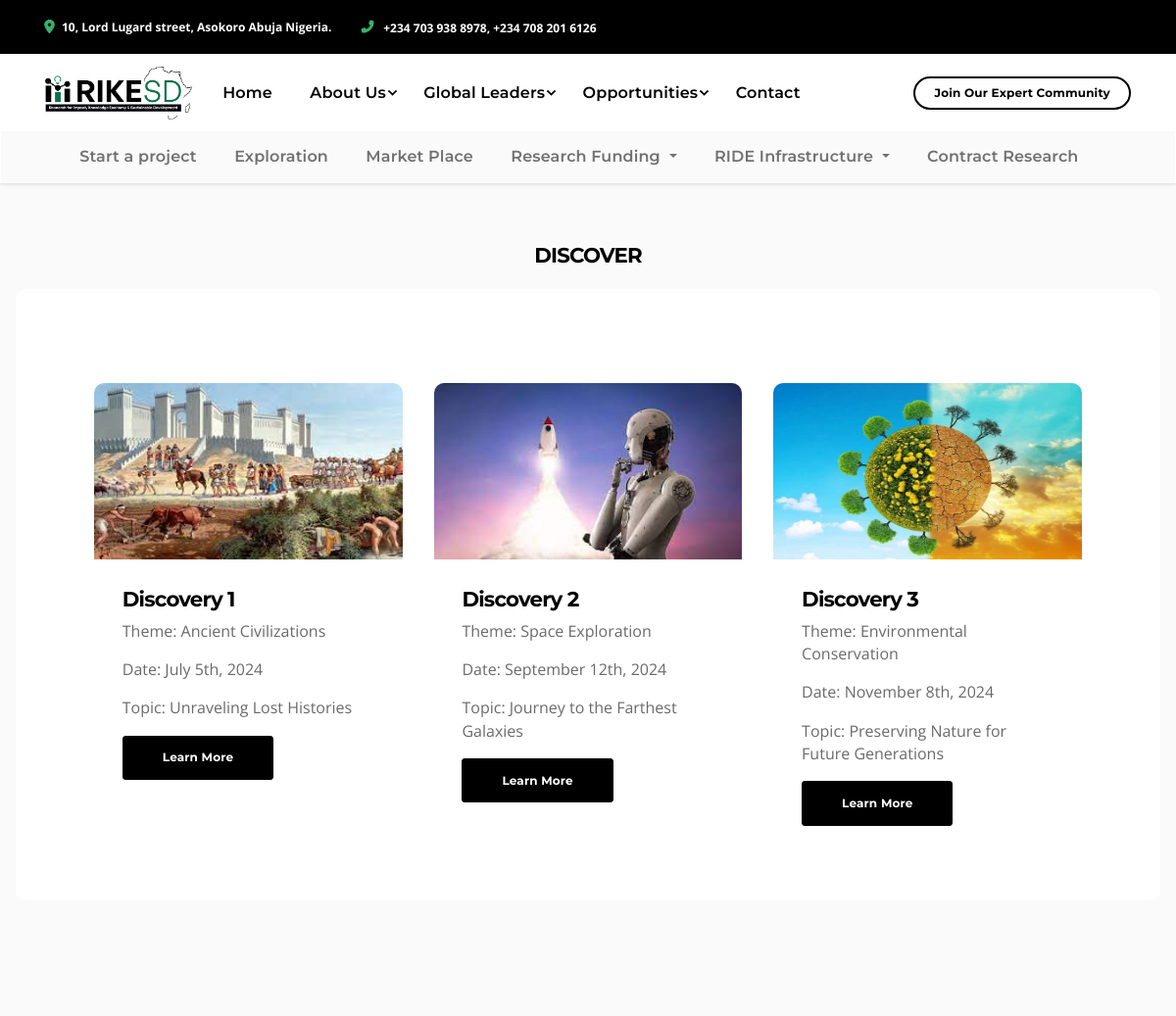
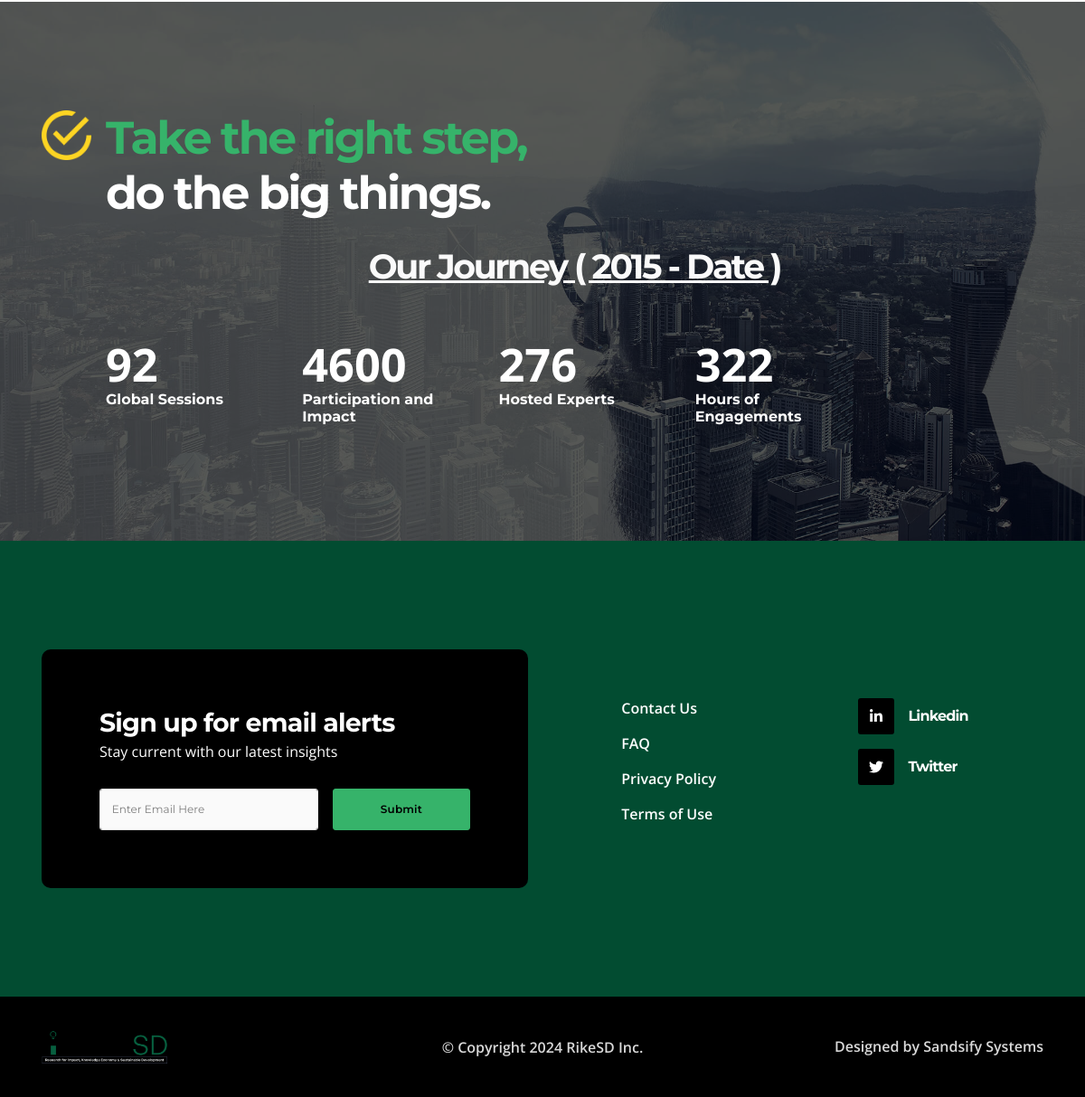
The app's page /pages/discover.php with its own data (2 pictures, top to bottom).
### tables this page shows
CREATE TABLE `services` (
  `id` int(11) NOT NULL,
  `item` varchar(255) DEFAULT NULL,
  `class_name` varchar(50) NOT NULL,
  `page` varchar(50) NOT NULL,
  `description` text NOT NULL,
  `category` int(11) NOT NULL,
  `sub_category` int(11) NOT NULL,
  `has_sub` int(11) DEFAULT 1,
  `created_at` timestamp NOT NULL DEFAULT current_timestamp(),
  `deleted` tinyint(1) DEFAULT 0
);

CREATE TABLE `discoveries` (
  `id` int(11) NOT NULL,
  `discovery_name` varchar(100) NOT NULL,
  `theme` varchar(100) NOT NULL,
  `image_url` varchar(100) NOT NULL,
  `date` date NOT NULL,
  `topic` varchar(100) NOT NULL,
  `deleted` int(11) NOT NULL
);

### private/functions.php (called while the page is built, shortened)
<?php
function url_for_root($script_path) {
  if($script_path[0] != '/') {
    $script_path = "/" . $script_path;
  }
  return WWW_PATH . $script_path;
}
?>

### private/classes/Services.class.php (called while the page is built, shortened)
<?php
class Services extends DatabaseObject
{
    protected static $table_name = "services";
    public static function find_by_category($options=[])
    {
        $category = $options['category'] ?? '';
        $sub_category = $options['sub_category'] ?? '';
        $sql = "SELECT * FROM " . static::$table_name . " ";
        $sql .= "WHERE (deleted IS NULL OR deleted = 0 OR deleted = '') ";
        if ($category) {
          $sql .= " AND category='" . self::$database->escape_string($category) . "'";
        }
        if (isset($sub_category)) {
            $sql .= " AND sub_category='" . self::$database->escape_string($sub_category) . "'";
          }
        $sql .= " ORDER BY id ASC ";
        $obj_array = static::find_by_sql($sql);
        return $obj_array;
    }
}

### private/classes/DatabaseObject.class.php (called while the page is built, shortened)
<?php
class DatabaseObject
{
  static protected $database;
  static protected $table_name = "";
  static public function set_database($database)
  {
    self::$database = $database;
  }
  static public function find_by_sql($sql)
  {
    $result = self::$database->query($sql);
    $object_array = [];
    while ($record = $result->fetch_assoc()) {
      $object_array[] = static::instantiate($record);
    }
    return $object_array;
  }
  static protected function instantiate($record)
  {
    $object = new static;
    foreach ($record as $property => $value) {
      if (property_exists($object, $property)) {
        $object->$property = $value;
      }
    }
    return $object;
  }
  static public function find_by_undeleted($options = [])
  {
    $order = $options['order'] ?? '';
    $sql = "SELECT * FROM " . static::$table_name . " ";
    $sql .= " WHERE (deleted IS NULL OR deleted = 0 OR deleted = '') ";
    if ($order) {
      $sql .= " ORDER BY id " . self::$database->escape_string($order) . " ";
    } else {
      $sql .= " ORDER BY id ASC ";
    }
    return static::find_by_sql($sql);
  }
}
?>

### pages/discover.php (the view, shortened to what this page needs)
<?php require_once('../private/initialize.php');
$page_title = "Discover";
?>
<?php include(SHARED_PATH . '/main-header.php'); ?>
  <section class="section bg-100 container-fluid">
    <div class="row">
        <div class="col-md-9 col-lg-12 mx-auto" data-zanim-timeline="{}" data-zanim-trigger="scroll">
          <h4 class="text-uppercase fs-0 fs-md-1 text-center"><?php echo $page_title ?></h4>
          <div class="card" data-zanim-xs='{"delay":0.1,"duration":1}'>
            <div class="card-body p-md-5" id="formbody">
            <div class="container mt-5">
                <div class="row">
                <?php foreach (Discovery::find_by_undeleted() as $discovery): ?>
                <div class="col-md-4">
                    <div class="card">
                        <img height="180" src="<?php echo url_for_root('assets/img/discovery/'.  $discovery->image_url )?>" class="card-img-top" alt="<?php echo $discovery->discovery_name; ?>">
                        <div class="card-body">
                        <h5 class="card-title"><?php echo $discovery->discovery_name; ?></h5>
                        <p class="card-text">Theme: <?php echo $discovery->theme; ?></p>
                        <p class="card-text">Date: <?php echo date('F jS, Y', strtotime($discovery->date)); ?></p>
                        <p class="card-text">Topic: <?php echo $discovery->topic; ?></p>
                        <a href="#" class="btn btn-primary">Learn More</a>
                        </div>
                    </div>
                </div>
                <?php endforeach; ?>
                </div>
                </div>
          </div>
        </div>
    </div>
  </section>
    </main>
    <?php include(SHARED_PATH . '/main-footer.php'); ?>

### private/shared/main-header.php (shortened to what this page needs)
<!DOCTYPE html>
<html lang="en-US" dir="ltr">
<head>
  <link href="<?php echo url_for_root('vendors/swiper/swiper-bundle.min.css ') ?>" rel="stylesheet">
  <link href="<?php echo url_for_root('vendors/hamburgers/hamburgers.min.css ') ?>" rel="stylesheet">
  <link href="<?php echo url_for_root('vendors/loaders.css/loaders.min.css ') ?>" rel="stylesheet">
  <link href="<?php echo url_for_root('assets/css/theme.min.css ') ?>" rel="stylesheet" />
  <link href="<?php echo url_for_root('assets/css/user.min.css ') ?>" rel="stylesheet" />
  <link href="https://cdn.jsdelivr.net/npm/select2@4.1.0-rc.0/dist/css/select2.min.css" rel="stylesheet" />
  <link href="
      https://cdn.jsdelivr.net/npm/sweetalert2@11.7/dist/sweetalert2.min.css
      " rel="stylesheet">
</head>
<body>
  <div class="bg-primary py-3 d-none d-sm-block text-white fw-bold ">
    <div class="container">
      <div class="row align-items-center gx-4">
        <div class="col-auto d-none d-lg-block fs--1"><span class="fas fa-map-marker-alt text-success me-2"
            data-fa-transform="grow-3"></span>10, Lord Lugard street, Asokoro Abuja Nigeria. </div>
        <div class="col-auto"><span class="fas fa-phone-alt text-success" data-fa-transform="shrink-3"></span><a
            class="ms-2 fs--1 d-inline text-white fw-bold" href="tel:2123865575">+234 703 938 8978, +234 708 201
            6126</a></div>
      </div>
    </div>
  </div>
  <?php if ($page_title != '404'): ?>
    <div class="sticky-top navbar-RikeSD">
      <div class="container">
        <nav class="navbar navbar-expand-lg">
          <a class="navbar-brand" href="<?php echo url_for_root('/home') ?>">
            <img src="<?php echo url_for_root('assets/img/logo-dark.png') ?>" width="150" width="150" alt="logo" />
          </a>
          <div class="collapse navbar-collapse" id="primaryNavbarCollapse">
            <ul class="navbar-nav py-3 py-lg-0 mt-1 mb-2 my-lg-0 ms-lg-n1">
              <li class="nav-item dropdown">
                <a class="nav-link <?php echo $page_title == 'Home' ? 'active' : '' ?>"
                  href="<?php echo url_for_root('/home') ?>">Home</a>
              </li>
              <li class="nav-item dropdown">
                <a class="nav-link <?php echo $page_title == 'About' ? 'active' : '' ?>  dropdown-toggle dropdown-indicator"
                  href="JavaScript:void(0)" role="button" data-bs-toggle="dropdown" aria-expanded="false">About Us</a>
              </li>
              <li class="nav-item dropdown"><a
                  class="nav-link <?php echo $page_title == 'Global Leaders' ? 'active' : '' ?> dropdown-toggle dropdown-indicator"
                  href="JavaScript:void(0)" role="button" data-bs-toggle="dropdown" aria-expanded="false">Global
                  Leaders</a>
              </li>
              <li class="nav-item dropdown"><a
                  class="nav-link <?php echo $page_title == '' ? 'active' : '' ?> dropdown-toggle dropdown-indicator"
                  href="JavaScript:void(0)" role="button" data-bs-toggle="dropdown"
                  aria-expanded="false">Opportunities</a>
              </li>
              <li class="nav-item dropdown"><a
                  class="nav-link <?php echo $page_title == 'Science to Business' ? 'active' : '' ?>"
                  href="<?php echo url_for_root('contact') ?>" role="button">Contact</a></li>
            </ul><a
              class="btn btn-outline-primary rounded-pill btn-sm border-2 d-block d-lg-inline-block ms-auto my-3 my-lg-0"
              href="<?php echo url_for_root('/') ?>" target="_blank">Join Our Expert Community</a>
          </div>
        </nav>
      </div>
      <div class="container-fluid bg-light">
        <div class="container ">
          <nav class="navbar navbar-expand-lg navbar-light">
            <div class="container">
              <div class="collapse navbar-collapse" id="navbarNav">
                <ul class="navbar-nav">
                  <?php foreach (Services::find_by_category(['category' => '2', 'sub_category' => 0]) as $key => $value): ?>
                    <?php if ($value->sub_category == 0 && $value->has_sub == 1) { ?>
                      <li class="nav-item dropdown">
                        <a class="nav-link <?php echo $page_title == $value->item ? 'active' : '' ?> dropdown-toggle" href="#"
                          id="navbarDropdown" role="button" data-bs-toggle="dropdown" aria-expanded="false">
                          <?= $value->item ?>
                        </a>
                      </li>
                    <?php } else { ?>
                      <li class="nav-item">
                        <a class="nav-link <?php echo $page_title == $value->item ? 'active' : '' ?>"
                          href="<?php echo url_for_root($value->page . '?tab=' . $value->id) ?>">
                          <?php echo $value->item; ?></a>
                      </li>
                    <?php } ?>
                  <?php endforeach ?>
                </ul>
              </div>
            </div>
          </nav>
        </div>
      </div>
    </div>
  <?php endif ?>
  <main class="main" id="top">

### records on screen
services: item "Start a project"
services: item "Exploration"
services: item "Market Place"
services: item "Research Funding"
services: item "RIDE Infrastructure"
services: item "Contract Research"
discoveries: image_url (picture), discovery_name "Discovery 1", theme "Ancient Civilizations", date "July 5th, 2024", topic "Unraveling Lost Histories"
discoveries: image_url (picture), discovery_name "Discovery 2", theme "Space Exploration", date "September 12th, 2024", topic "Journey to the Farthest Galaxies"
discoveries: image_url (picture), discovery_name "Discovery 3", theme "Environmental Conservation", date "November 8th, 2024", topic "Preserving Nature for Future Generations"

### other values on screen
$page_title "DISCOVER"
